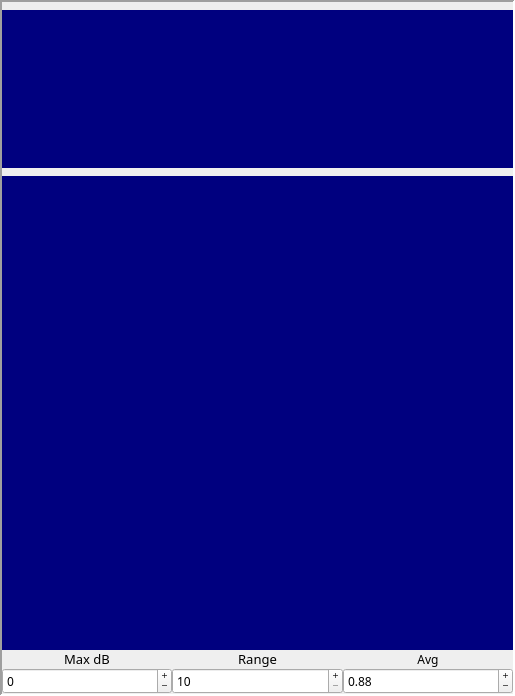
<?xml version="1.0" encoding="UTF-8"?>
<ui version="4.0">
 <class>spectrumWidget</class>
 <widget class="QFrame" name="spectrumWidget">
  <property name="geometry">
   <rect>
    <x>0</x>
    <y>0</y>
    <width>515</width>
    <height>696</height>
   </rect>
  </property>
  <property name="minimumSize">
   <size>
    <width>334</width>
    <height>0</height>
   </size>
  </property>
  <property name="font">
   <font>
    <family>Ubuntu Mono</family>
    <pointsize>9</pointsize>
    <weight>50</weight>
    <bold>false</bold>
   </font>
  </property>
  <property name="windowTitle">
   <string>Frame</string>
  </property>
  <property name="frameShape">
   <enum>QFrame::Panel</enum>
  </property>
  <property name="frameShadow">
   <enum>QFrame::Sunken</enum>
  </property>
  <property name="lineWidth">
   <number>2</number>
  </property>
  <layout class="QVBoxLayout" name="verticalLayout" stretch="0,1,0,3,0">
   <property name="spacing">
    <number>0</number>
   </property>
   <property name="leftMargin">
    <number>0</number>
   </property>
   <property name="topMargin">
    <number>0</number>
   </property>
   <property name="rightMargin">
    <number>0</number>
   </property>
   <property name="bottomMargin">
    <number>0</number>
   </property>
   <item>
    <widget class="markerWidget" name="markerLabelSpectrum">
     <property name="maximumSize">
      <size>
       <width>16777215</width>
       <height>8</height>
      </size>
     </property>
     <property name="text">
      <string/>
     </property>
    </widget>
   </item>
   <item>
    <widget class="fftDisplay" name="spectrWidget" native="true">
     <property name="palette">
      <palette>
       <active>
        <colorrole role="WindowText">
         <brush brushstyle="SolidPattern">
          <color alpha="255">
           <red>255</red>
           <green>255</green>
           <blue>255</blue>
          </color>
         </brush>
        </colorrole>
        <colorrole role="Button">
         <brush brushstyle="SolidPattern">
          <color alpha="255">
           <red>0</red>
           <green>0</green>
           <blue>127</blue>
          </color>
         </brush>
        </colorrole>
        <colorrole role="Light">
         <brush brushstyle="SolidPattern">
          <color alpha="255">
           <red>0</red>
           <green>0</green>
           <blue>191</blue>
          </color>
         </brush>
        </colorrole>
        <colorrole role="Midlight">
         <brush brushstyle="SolidPattern">
          <color alpha="255">
           <red>0</red>
           <green>0</green>
           <blue>159</blue>
          </color>
         </brush>
        </colorrole>
        <colorrole role="Dark">
         <brush brushstyle="SolidPattern">
          <color alpha="255">
           <red>0</red>
           <green>0</green>
           <blue>63</blue>
          </color>
         </brush>
        </colorrole>
        <colorrole role="Mid">
         <brush brushstyle="SolidPattern">
          <color alpha="255">
           <red>0</red>
           <green>0</green>
           <blue>84</blue>
          </color>
         </brush>
        </colorrole>
        <colorrole role="Text">
         <brush brushstyle="SolidPattern">
          <color alpha="255">
           <red>255</red>
           <green>255</green>
           <blue>255</blue>
          </color>
         </brush>
        </colorrole>
        <colorrole role="BrightText">
         <brush brushstyle="SolidPattern">
          <color alpha="255">
           <red>255</red>
           <green>255</green>
           <blue>255</blue>
          </color>
         </brush>
        </colorrole>
        <colorrole role="ButtonText">
         <brush brushstyle="SolidPattern">
          <color alpha="255">
           <red>255</red>
           <green>255</green>
           <blue>255</blue>
          </color>
         </brush>
        </colorrole>
        <colorrole role="Base">
         <brush brushstyle="SolidPattern">
          <color alpha="255">
           <red>0</red>
           <green>0</green>
           <blue>0</blue>
          </color>
         </brush>
        </colorrole>
        <colorrole role="Window">
         <brush brushstyle="SolidPattern">
          <color alpha="255">
           <red>0</red>
           <green>0</green>
           <blue>127</blue>
          </color>
         </brush>
        </colorrole>
        <colorrole role="Shadow">
         <brush brushstyle="SolidPattern">
          <color alpha="255">
           <red>0</red>
           <green>0</green>
           <blue>0</blue>
          </color>
         </brush>
        </colorrole>
        <colorrole role="AlternateBase">
         <brush brushstyle="SolidPattern">
          <color alpha="255">
           <red>0</red>
           <green>0</green>
           <blue>63</blue>
          </color>
         </brush>
        </colorrole>
        <colorrole role="ToolTipBase">
         <brush brushstyle="SolidPattern">
          <color alpha="255">
           <red>255</red>
           <green>255</green>
           <blue>220</blue>
          </color>
         </brush>
        </colorrole>
        <colorrole role="ToolTipText">
         <brush brushstyle="SolidPattern">
          <color alpha="255">
           <red>0</red>
           <green>0</green>
           <blue>0</blue>
          </color>
         </brush>
        </colorrole>
       </active>
       <inactive>
        <colorrole role="WindowText">
         <brush brushstyle="SolidPattern">
          <color alpha="255">
           <red>255</red>
           <green>255</green>
           <blue>255</blue>
          </color>
         </brush>
        </colorrole>
        <colorrole role="Button">
         <brush brushstyle="SolidPattern">
          <color alpha="255">
           <red>0</red>
           <green>0</green>
           <blue>127</blue>
          </color>
         </brush>
        </colorrole>
        <colorrole role="Light">
         <brush brushstyle="SolidPattern">
          <color alpha="255">
           <red>0</red>
           <green>0</green>
           <blue>191</blue>
          </color>
         </brush>
        </colorrole>
        <colorrole role="Midlight">
         <brush brushstyle="SolidPattern">
          <color alpha="255">
           <red>0</red>
           <green>0</green>
           <blue>159</blue>
          </color>
         </brush>
        </colorrole>
        <colorrole role="Dark">
         <brush brushstyle="SolidPattern">
          <color alpha="255">
           <red>0</red>
           <green>0</green>
           <blue>63</blue>
          </color>
         </brush>
        </colorrole>
        <colorrole role="Mid">
         <brush brushstyle="SolidPattern">
          <color alpha="255">
           <red>0</red>
           <green>0</green>
           <blue>84</blue>
          </color>
         </brush>
        </colorrole>
        <colorrole role="Text">
         <brush brushstyle="SolidPattern">
          <color alpha="255">
           <red>255</red>
           <green>255</green>
           <blue>255</blue>
          </color>
         </brush>
        </colorrole>
        <colorrole role="BrightText">
         <brush brushstyle="SolidPattern">
          <color alpha="255">
           <red>255</red>
           <green>255</green>
           <blue>255</blue>
          </color>
         </brush>
        </colorrole>
        <colorrole role="ButtonText">
         <brush brushstyle="SolidPattern">
          <color alpha="255">
           <red>255</red>
           <green>255</green>
           <blue>255</blue>
          </color>
         </brush>
        </colorrole>
        <colorrole role="Base">
         <brush brushstyle="SolidPattern">
          <color alpha="255">
           <red>0</red>
           <green>0</green>
           <blue>0</blue>
          </color>
         </brush>
        </colorrole>
        <colorrole role="Window">
         <brush brushstyle="SolidPattern">
          <color alpha="255">
           <red>0</red>
           <green>0</green>
           <blue>127</blue>
          </color>
         </brush>
        </colorrole>
        <colorrole role="Shadow">
         <brush brushstyle="SolidPattern">
          <color alpha="255">
           <red>0</red>
           <green>0</green>
           <blue>0</blue>
          </color>
         </brush>
        </colorrole>
        <colorrole role="AlternateBase">
         <brush brushstyle="SolidPattern">
          <color alpha="255">
           <red>0</red>
           <green>0</green>
           <blue>63</blue>
          </color>
         </brush>
        </colorrole>
        <colorrole role="ToolTipBase">
         <brush brushstyle="SolidPattern">
          <color alpha="255">
           <red>255</red>
           <green>255</green>
           <blue>220</blue>
          </color>
         </brush>
        </colorrole>
        <colorrole role="ToolTipText">
         <brush brushstyle="SolidPattern">
          <color alpha="255">
           <red>0</red>
           <green>0</green>
           <blue>0</blue>
          </color>
         </brush>
        </colorrole>
       </inactive>
       <disabled>
        <colorrole role="WindowText">
         <brush brushstyle="SolidPattern">
          <color alpha="255">
           <red>0</red>
           <green>0</green>
           <blue>63</blue>
          </color>
         </brush>
        </colorrole>
        <colorrole role="Button">
         <brush brushstyle="SolidPattern">
          <color alpha="255">
           <red>0</red>
           <green>0</green>
           <blue>127</blue>
          </color>
         </brush>
        </colorrole>
        <colorrole role="Light">
         <brush brushstyle="SolidPattern">
          <color alpha="255">
           <red>0</red>
           <green>0</green>
           <blue>191</blue>
          </color>
         </brush>
        </colorrole>
        <colorrole role="Midlight">
         <brush brushstyle="SolidPattern">
          <color alpha="255">
           <red>0</red>
           <green>0</green>
           <blue>159</blue>
          </color>
         </brush>
        </colorrole>
        <colorrole role="Dark">
         <brush brushstyle="SolidPattern">
          <color alpha="255">
           <red>0</red>
           <green>0</green>
           <blue>63</blue>
          </color>
         </brush>
        </colorrole>
        <colorrole role="Mid">
         <brush brushstyle="SolidPattern">
          <color alpha="255">
           <red>0</red>
           <green>0</green>
           <blue>84</blue>
          </color>
         </brush>
        </colorrole>
        <colorrole role="Text">
         <brush brushstyle="SolidPattern">
          <color alpha="255">
           <red>0</red>
           <green>0</green>
           <blue>63</blue>
          </color>
         </brush>
        </colorrole>
        <colorrole role="BrightText">
         <brush brushstyle="SolidPattern">
          <color alpha="255">
           <red>255</red>
           <green>255</green>
           <blue>255</blue>
          </color>
         </brush>
        </colorrole>
        <colorrole role="ButtonText">
         <brush brushstyle="SolidPattern">
          <color alpha="255">
           <red>0</red>
           <green>0</green>
           <blue>63</blue>
          </color>
         </brush>
        </colorrole>
        <colorrole role="Base">
         <brush brushstyle="SolidPattern">
          <color alpha="255">
           <red>0</red>
           <green>0</green>
           <blue>127</blue>
          </color>
         </brush>
        </colorrole>
        <colorrole role="Window">
         <brush brushstyle="SolidPattern">
          <color alpha="255">
           <red>0</red>
           <green>0</green>
           <blue>127</blue>
          </color>
         </brush>
        </colorrole>
        <colorrole role="Shadow">
         <brush brushstyle="SolidPattern">
          <color alpha="255">
           <red>0</red>
           <green>0</green>
           <blue>0</blue>
          </color>
         </brush>
        </colorrole>
        <colorrole role="AlternateBase">
         <brush brushstyle="SolidPattern">
          <color alpha="255">
           <red>0</red>
           <green>0</green>
           <blue>127</blue>
          </color>
         </brush>
        </colorrole>
        <colorrole role="ToolTipBase">
         <brush brushstyle="SolidPattern">
          <color alpha="255">
           <red>255</red>
           <green>255</green>
           <blue>220</blue>
          </color>
         </brush>
        </colorrole>
        <colorrole role="ToolTipText">
         <brush brushstyle="SolidPattern">
          <color alpha="255">
           <red>0</red>
           <green>0</green>
           <blue>0</blue>
          </color>
         </brush>
        </colorrole>
       </disabled>
      </palette>
     </property>
     <property name="autoFillBackground">
      <bool>true</bool>
     </property>
     <property name="lineWidth" stdset="0">
      <number>1</number>
     </property>
     <property name="text" stdset="0">
      <string/>
     </property>
    </widget>
   </item>
   <item>
    <widget class="markerWidget" name="markerLabelWF">
     <property name="maximumSize">
      <size>
       <width>16777215</width>
       <height>8</height>
      </size>
     </property>
     <property name="text">
      <string/>
     </property>
    </widget>
   </item>
   <item>
    <widget class="fftDisplay" name="waterfallWidget" native="true">
     <property name="palette">
      <palette>
       <active>
        <colorrole role="WindowText">
         <brush brushstyle="SolidPattern">
          <color alpha="255">
           <red>255</red>
           <green>255</green>
           <blue>255</blue>
          </color>
         </brush>
        </colorrole>
        <colorrole role="Button">
         <brush brushstyle="SolidPattern">
          <color alpha="255">
           <red>0</red>
           <green>0</green>
           <blue>127</blue>
          </color>
         </brush>
        </colorrole>
        <colorrole role="Light">
         <brush brushstyle="SolidPattern">
          <color alpha="255">
           <red>0</red>
           <green>0</green>
           <blue>191</blue>
          </color>
         </brush>
        </colorrole>
        <colorrole role="Midlight">
         <brush brushstyle="SolidPattern">
          <color alpha="255">
           <red>0</red>
           <green>0</green>
           <blue>159</blue>
          </color>
         </brush>
        </colorrole>
        <colorrole role="Dark">
         <brush brushstyle="SolidPattern">
          <color alpha="255">
           <red>0</red>
           <green>0</green>
           <blue>63</blue>
          </color>
         </brush>
        </colorrole>
        <colorrole role="Mid">
         <brush brushstyle="SolidPattern">
          <color alpha="255">
           <red>0</red>
           <green>0</green>
           <blue>84</blue>
          </color>
         </brush>
        </colorrole>
        <colorrole role="Text">
         <brush brushstyle="SolidPattern">
          <color alpha="255">
           <red>255</red>
           <green>255</green>
           <blue>255</blue>
          </color>
         </brush>
        </colorrole>
        <colorrole role="BrightText">
         <brush brushstyle="SolidPattern">
          <color alpha="255">
           <red>255</red>
           <green>255</green>
           <blue>255</blue>
          </color>
         </brush>
        </colorrole>
        <colorrole role="ButtonText">
         <brush brushstyle="SolidPattern">
          <color alpha="255">
           <red>255</red>
           <green>255</green>
           <blue>255</blue>
          </color>
         </brush>
        </colorrole>
        <colorrole role="Base">
         <brush brushstyle="SolidPattern">
          <color alpha="255">
           <red>0</red>
           <green>0</green>
           <blue>0</blue>
          </color>
         </brush>
        </colorrole>
        <colorrole role="Window">
         <brush brushstyle="SolidPattern">
          <color alpha="255">
           <red>0</red>
           <green>0</green>
           <blue>127</blue>
          </color>
         </brush>
        </colorrole>
        <colorrole role="Shadow">
         <brush brushstyle="SolidPattern">
          <color alpha="255">
           <red>0</red>
           <green>0</green>
           <blue>0</blue>
          </color>
         </brush>
        </colorrole>
        <colorrole role="AlternateBase">
         <brush brushstyle="SolidPattern">
          <color alpha="255">
           <red>0</red>
           <green>0</green>
           <blue>63</blue>
          </color>
         </brush>
        </colorrole>
        <colorrole role="ToolTipBase">
         <brush brushstyle="SolidPattern">
          <color alpha="255">
           <red>255</red>
           <green>255</green>
           <blue>220</blue>
          </color>
         </brush>
        </colorrole>
        <colorrole role="ToolTipText">
         <brush brushstyle="SolidPattern">
          <color alpha="255">
           <red>0</red>
           <green>0</green>
           <blue>0</blue>
          </color>
         </brush>
        </colorrole>
       </active>
       <inactive>
        <colorrole role="WindowText">
         <brush brushstyle="SolidPattern">
          <color alpha="255">
           <red>255</red>
           <green>255</green>
           <blue>255</blue>
          </color>
         </brush>
        </colorrole>
        <colorrole role="Button">
         <brush brushstyle="SolidPattern">
          <color alpha="255">
           <red>0</red>
           <green>0</green>
           <blue>127</blue>
          </color>
         </brush>
        </colorrole>
        <colorrole role="Light">
         <brush brushstyle="SolidPattern">
          <color alpha="255">
           <red>0</red>
           <green>0</green>
           <blue>191</blue>
          </color>
         </brush>
        </colorrole>
        <colorrole role="Midlight">
         <brush brushstyle="SolidPattern">
          <color alpha="255">
           <red>0</red>
           <green>0</green>
           <blue>159</blue>
          </color>
         </brush>
        </colorrole>
        <colorrole role="Dark">
         <brush brushstyle="SolidPattern">
          <color alpha="255">
           <red>0</red>
           <green>0</green>
           <blue>63</blue>
          </color>
         </brush>
        </colorrole>
        <colorrole role="Mid">
         <brush brushstyle="SolidPattern">
          <color alpha="255">
           <red>0</red>
           <green>0</green>
           <blue>84</blue>
          </color>
         </brush>
        </colorrole>
        <colorrole role="Text">
         <brush brushstyle="SolidPattern">
          <color alpha="255">
           <red>255</red>
           <green>255</green>
           <blue>255</blue>
          </color>
         </brush>
        </colorrole>
        <colorrole role="BrightText">
         <brush brushstyle="SolidPattern">
          <color alpha="255">
           <red>255</red>
           <green>255</green>
           <blue>255</blue>
          </color>
         </brush>
        </colorrole>
        <colorrole role="ButtonText">
         <brush brushstyle="SolidPattern">
          <color alpha="255">
           <red>255</red>
           <green>255</green>
           <blue>255</blue>
          </color>
         </brush>
        </colorrole>
        <colorrole role="Base">
         <brush brushstyle="SolidPattern">
          <color alpha="255">
           <red>0</red>
           <green>0</green>
           <blue>0</blue>
          </color>
         </brush>
        </colorrole>
        <colorrole role="Window">
         <brush brushstyle="SolidPattern">
          <color alpha="255">
           <red>0</red>
           <green>0</green>
           <blue>127</blue>
          </color>
         </brush>
        </colorrole>
        <colorrole role="Shadow">
         <brush brushstyle="SolidPattern">
          <color alpha="255">
           <red>0</red>
           <green>0</green>
           <blue>0</blue>
          </color>
         </brush>
        </colorrole>
        <colorrole role="AlternateBase">
         <brush brushstyle="SolidPattern">
          <color alpha="255">
           <red>0</red>
           <green>0</green>
           <blue>63</blue>
          </color>
         </brush>
        </colorrole>
        <colorrole role="ToolTipBase">
         <brush brushstyle="SolidPattern">
          <color alpha="255">
           <red>255</red>
           <green>255</green>
           <blue>220</blue>
          </color>
         </brush>
        </colorrole>
        <colorrole role="ToolTipText">
         <brush brushstyle="SolidPattern">
          <color alpha="255">
           <red>0</red>
           <green>0</green>
           <blue>0</blue>
          </color>
         </brush>
        </colorrole>
       </inactive>
       <disabled>
        <colorrole role="WindowText">
         <brush brushstyle="SolidPattern">
          <color alpha="255">
           <red>0</red>
           <green>0</green>
           <blue>63</blue>
          </color>
         </brush>
        </colorrole>
        <colorrole role="Button">
         <brush brushstyle="SolidPattern">
          <color alpha="255">
           <red>0</red>
           <green>0</green>
           <blue>127</blue>
          </color>
         </brush>
        </colorrole>
        <colorrole role="Light">
         <brush brushstyle="SolidPattern">
          <color alpha="255">
           <red>0</red>
           <green>0</green>
           <blue>191</blue>
          </color>
         </brush>
        </colorrole>
        <colorrole role="Midlight">
         <brush brushstyle="SolidPattern">
          <color alpha="255">
           <red>0</red>
           <green>0</green>
           <blue>159</blue>
          </color>
         </brush>
        </colorrole>
        <colorrole role="Dark">
         <brush brushstyle="SolidPattern">
          <color alpha="255">
           <red>0</red>
           <green>0</green>
           <blue>63</blue>
          </color>
         </brush>
        </colorrole>
        <colorrole role="Mid">
         <brush brushstyle="SolidPattern">
          <color alpha="255">
           <red>0</red>
           <green>0</green>
           <blue>84</blue>
          </color>
         </brush>
        </colorrole>
        <colorrole role="Text">
         <brush brushstyle="SolidPattern">
          <color alpha="255">
           <red>0</red>
           <green>0</green>
           <blue>63</blue>
          </color>
         </brush>
        </colorrole>
        <colorrole role="BrightText">
         <brush brushstyle="SolidPattern">
          <color alpha="255">
           <red>255</red>
           <green>255</green>
           <blue>255</blue>
          </color>
         </brush>
        </colorrole>
        <colorrole role="ButtonText">
         <brush brushstyle="SolidPattern">
          <color alpha="255">
           <red>0</red>
           <green>0</green>
           <blue>63</blue>
          </color>
         </brush>
        </colorrole>
        <colorrole role="Base">
         <brush brushstyle="SolidPattern">
          <color alpha="255">
           <red>0</red>
           <green>0</green>
           <blue>127</blue>
          </color>
         </brush>
        </colorrole>
        <colorrole role="Window">
         <brush brushstyle="SolidPattern">
          <color alpha="255">
           <red>0</red>
           <green>0</green>
           <blue>127</blue>
          </color>
         </brush>
        </colorrole>
        <colorrole role="Shadow">
         <brush brushstyle="SolidPattern">
          <color alpha="255">
           <red>0</red>
           <green>0</green>
           <blue>0</blue>
          </color>
         </brush>
        </colorrole>
        <colorrole role="AlternateBase">
         <brush brushstyle="SolidPattern">
          <color alpha="255">
           <red>0</red>
           <green>0</green>
           <blue>127</blue>
          </color>
         </brush>
        </colorrole>
        <colorrole role="ToolTipBase">
         <brush brushstyle="SolidPattern">
          <color alpha="255">
           <red>255</red>
           <green>255</green>
           <blue>220</blue>
          </color>
         </brush>
        </colorrole>
        <colorrole role="ToolTipText">
         <brush brushstyle="SolidPattern">
          <color alpha="255">
           <red>0</red>
           <green>0</green>
           <blue>0</blue>
          </color>
         </brush>
        </colorrole>
       </disabled>
      </palette>
     </property>
     <property name="autoFillBackground">
      <bool>true</bool>
     </property>
     <property name="lineWidth" stdset="0">
      <number>1</number>
     </property>
     <property name="text" stdset="0">
      <string/>
     </property>
    </widget>
   </item>
   <item>
    <layout class="QGridLayout" name="gridLayout">
     <item row="0" column="0">
      <widget class="QLabel" name="maxDbLabel">
       <property name="font">
        <font>
         <pointsize>10</pointsize>
         <weight>50</weight>
         <italic>false</italic>
         <bold>false</bold>
        </font>
       </property>
       <property name="text">
        <string>Max dB</string>
       </property>
       <property name="alignment">
        <set>Qt::AlignCenter</set>
       </property>
       <property name="wordWrap">
        <bool>false</bool>
       </property>
      </widget>
     </item>
     <item row="0" column="1">
      <widget class="QLabel" name="rangeLabel">
       <property name="font">
        <font>
         <pointsize>10</pointsize>
        </font>
       </property>
       <property name="text">
        <string>Range</string>
       </property>
       <property name="alignment">
        <set>Qt::AlignCenter</set>
       </property>
      </widget>
     </item>
     <item row="0" column="2">
      <widget class="QLabel" name="label_3">
       <property name="text">
        <string>Avg</string>
       </property>
       <property name="alignment">
        <set>Qt::AlignCenter</set>
       </property>
      </widget>
     </item>
     <item row="1" column="0">
      <widget class="QSpinBox" name="maxDbSpinbox">
       <property name="sizePolicy">
        <sizepolicy hsizetype="Preferred" vsizetype="Preferred">
         <horstretch>0</horstretch>
         <verstretch>0</verstretch>
        </sizepolicy>
       </property>
       <property name="maximumSize">
        <size>
         <width>16777215</width>
         <height>30</height>
        </size>
       </property>
       <property name="buttonSymbols">
        <enum>QAbstractSpinBox::PlusMinus</enum>
       </property>
       <property name="minimum">
        <number>-40</number>
       </property>
       <property name="maximum">
        <number>10</number>
       </property>
       <property name="value">
        <number>0</number>
       </property>
      </widget>
     </item>
     <item row="1" column="1">
      <widget class="QSpinBox" name="rangeSpinbox">
       <property name="sizePolicy">
        <sizepolicy hsizetype="Preferred" vsizetype="Preferred">
         <horstretch>0</horstretch>
         <verstretch>0</verstretch>
        </sizepolicy>
       </property>
       <property name="maximumSize">
        <size>
         <width>16777215</width>
         <height>30</height>
        </size>
       </property>
       <property name="buttonSymbols">
        <enum>QAbstractSpinBox::PlusMinus</enum>
       </property>
       <property name="minimum">
        <number>10</number>
       </property>
       <property name="maximum">
        <number>50</number>
       </property>
       <property name="value">
        <number>10</number>
       </property>
      </widget>
     </item>
     <item row="1" column="2">
      <widget class="QDoubleSpinBox" name="avgDoubleSpinBox">
       <property name="maximumSize">
        <size>
         <width>16777215</width>
         <height>30</height>
        </size>
       </property>
       <property name="buttonSymbols">
        <enum>QAbstractSpinBox::PlusMinus</enum>
       </property>
       <property name="minimum">
        <double>0.600000000000000</double>
       </property>
       <property name="maximum">
        <double>1.000000000000000</double>
       </property>
       <property name="singleStep">
        <double>0.010000000000000</double>
       </property>
       <property name="value">
        <double>0.880000000000000</double>
       </property>
      </widget>
     </item>
    </layout>
   </item>
  </layout>
 </widget>
 <customwidgets>
  <customwidget>
   <class>fftDisplay</class>
   <extends>QWidget</extends>
   <header>fftdisplay.h</header>
   <container>1</container>
  </customwidget>
  <customwidget>
   <class>markerWidget</class>
   <extends>QLabel</extends>
   <header>widgets/markerwidget.h</header>
  </customwidget>
 </customwidgets>
 <resources/>
 <connections/>
</ui>
